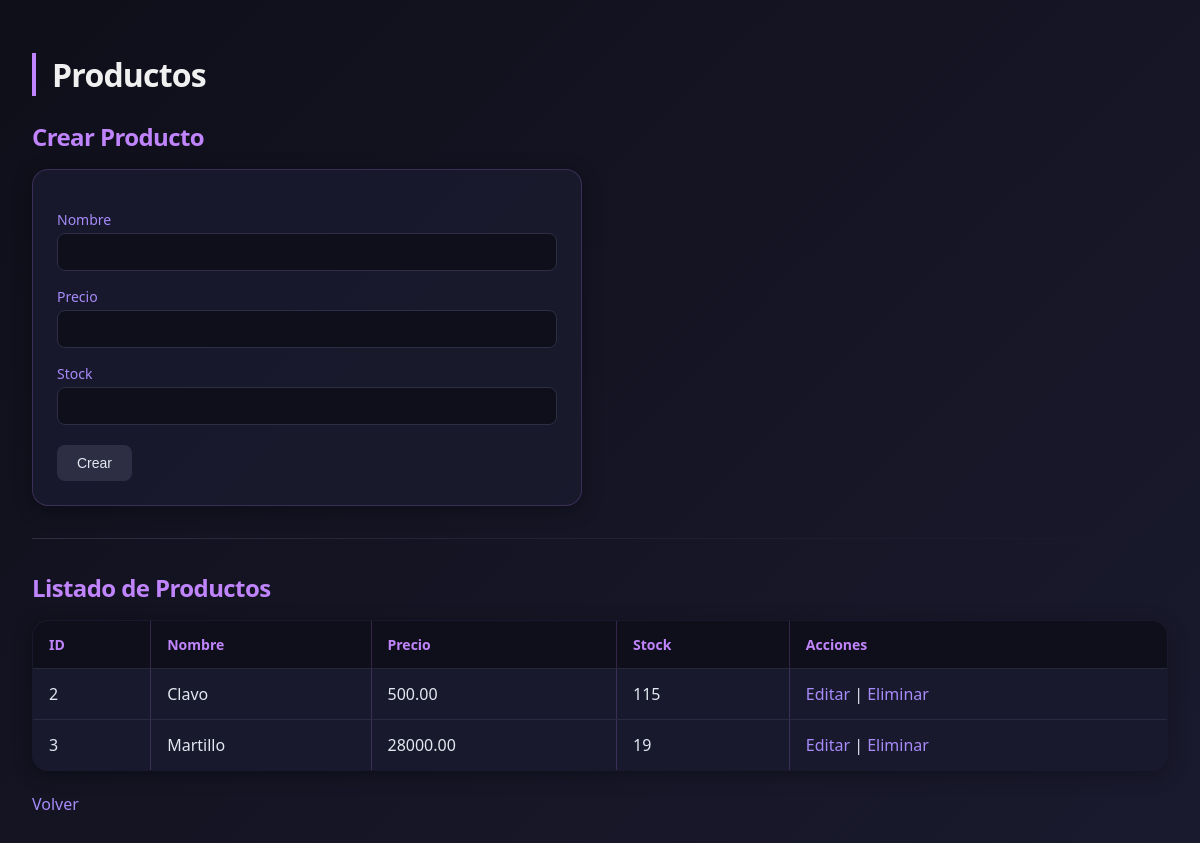
The page /productos on the database its author committed.
### tables this page shows
CREATE TABLE productos (
    id INTEGER PRIMARY KEY AUTOINCREMENT,
    nombre TEXT NOT NULL,
    precio REAL NOT NULL,
    stock INTEGER NOT NULL
);

### app.py (the view)
@app.route("/productos")
def productos():
    with db_lock:
        conn = get_db()
        productos = conn.execute("SELECT * FROM productos").fetchall()
        conn.close()
    return render_template("productos.html", productos=productos)

### app.py (called while the page is built)
def get_db():
    conn = sqlite3.connect("database.db", timeout=10)
    conn.row_factory = sqlite3.Row
    return conn

### templates/productos.html (shortened to what this page needs)
<!DOCTYPE html>
<html>
    <head>
        <link rel="stylesheet" href="{{ url_for('static', filename='general.css') }}">
    </head>
    <body>
        <h1>Productos</h1>
        <h2>Crear Producto</h2>
        <form action="/productos/crear" method="post">
            <label>Nombre</label>
            <input type="text" name="nombre" required>
            <label>Precio</label>
            <input type="number" step="0.01" name="precio" required>
            <label>Stock</label>
            <input type="number" name="stock" min="0" required>
            <button type="submit">Crear</button>
        </form>
        <hr>
        <h2>Listado de Productos</h2>
        <table border="1">
            <tr>
                <th>ID</th>
                <th>Nombre</th>
                <th>Precio</th>
                <th>Stock</th>
                <th>Acciones</th>
            </tr>
            {% for p in productos %}
            <tr>
                <td>{{p.id}}</td>
                <td>{{p.nombre}}</td>
                <td>{{ "%.2f"|format(p.precio) }}</td>
                <td>{{p.stock}}</td>
                <td>
                    <a href="/productos/editar/{{p.id}}">Editar</a> |
                    <a href="/productos/eliminar/{{p.id}}">Eliminar</a>
                </td>
            </tr>
            {% endfor %}
        </table>
        <br>
        <a href="/">Volver</a>
    </body>
</html>

### static/general.css (style rules this page uses)
body { font-family: 'Segoe UI', system-ui, -apple-system, sans-serif; background: linear-gradient(135deg, #0f0f1a 0%, #1a1a2e 100%); color: #e2e8f0; margin: 0; padding: 2rem; min-height: 100vh; }
h1, h2 { color: #f0f0f0; font-weight: 600; letter-spacing: -0.025em; }
h1 { font-size: 2rem; margin-bottom: 1.5rem; border-left: 4px solid #c084fc; padding-left: 1rem; }
h2 { font-size: 1.5rem; margin: 1.5rem 0 1rem; color: #c084fc; }
form { background: rgba(26, 26, 46, 0.95); padding: 1.5rem; border-radius: 1rem; box-shadow: 0 4px 20px rgba(0,0,0,0.3); max-width: 500px; margin-bottom: 2rem; border: 1px solid rgba(192, 132, 252, 0.2); }
label { display: block; margin-top: 1rem; font-weight: 500; font-size: 0.875rem; color: #a78bfa; }
input[type="text"], input[type="number"], input[type="email"], input[type="date"], input[list], select, textarea { width: 100%; padding: 0.625rem 0.75rem; margin-top: 0.25rem; border-radius: 0.5rem; border: 1px solid #2d2d44; background: rgba(15, 15, 26, 0.9); color: #e2e8f0; transition: all 0.2s; font-size: 0.875rem; box-sizing: border-box; }
button { margin-top: 1.25rem; padding: 0.625rem 1.25rem; border: none; border-radius: 0.5rem; background: #2d2d44; color: #e2e8f0; font-weight: 500; font-size: 0.875rem; cursor: pointer; transition: all 0.2s; }
table { border-collapse: collapse; width: 100%; background: rgba(26, 26, 46, 0.95); border-radius: 1rem; overflow: hidden; box-shadow: 0 4px 20px rgba(0,0,0,0.3); border: 1px solid rgba(192, 132, 252, 0.2); }
th, td { padding: 0.875rem 1rem; text-align: left; border-bottom: 1px solid rgba(45, 45, 68, 0.8); }
th { background: rgba(15, 15, 26, 0.9); font-weight: 600; color: #c084fc; font-size: 0.875rem; }
a { color: #a78bfa; text-decoration: none; font-weight: 500; }
hr { border: none; height: 1px; background: linear-gradient(to right, #2d2d44, transparent); margin: 2rem 0; }

### rows shown on the page
productos: id "2", nombre "Clavo", precio "500.00", stock "115"
productos: id "3", nombre "Martillo", precio "28000.00", stock "19"
